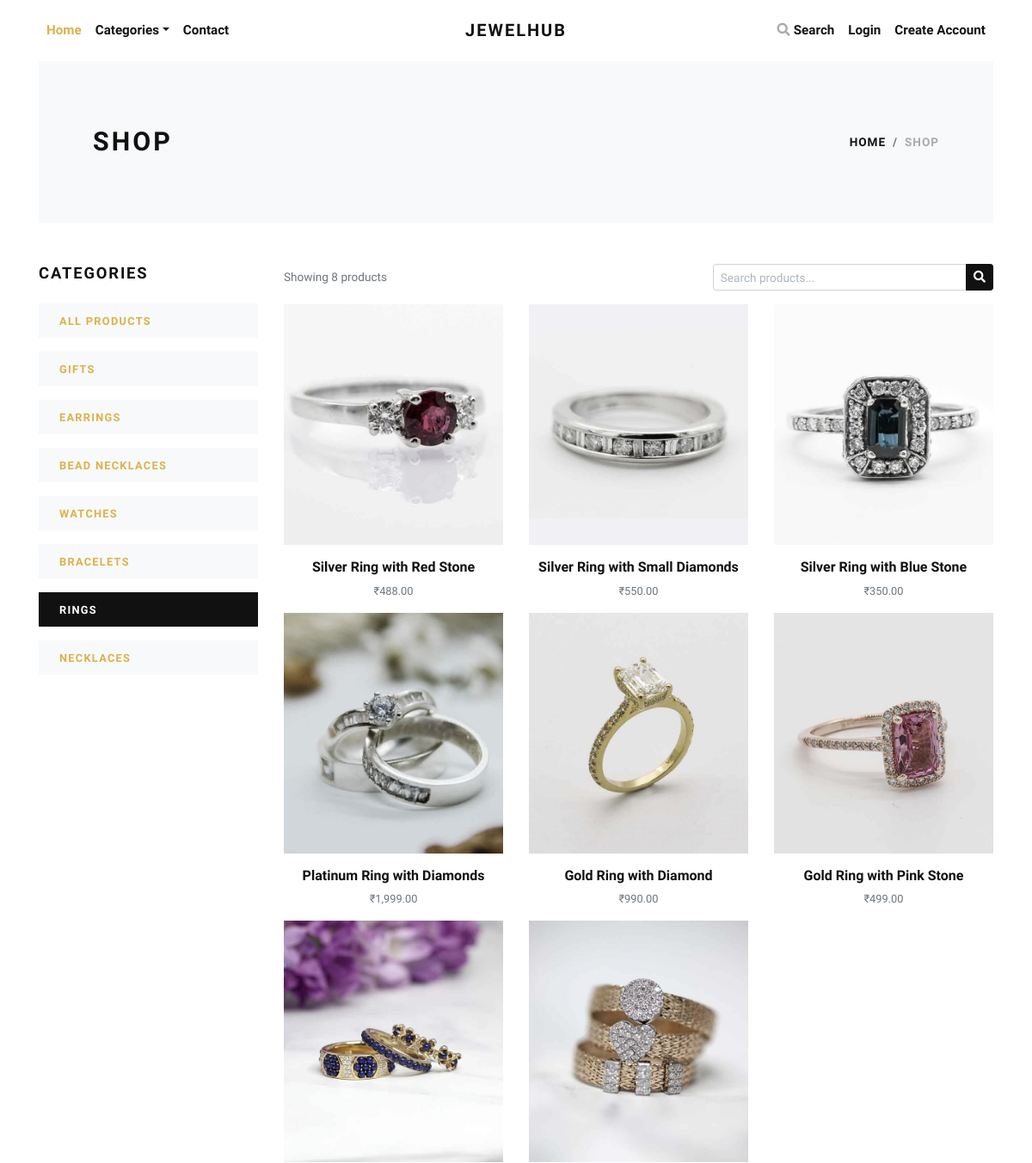
/shop/?category=rings (upper part), run on an earlier commit of the app's database.
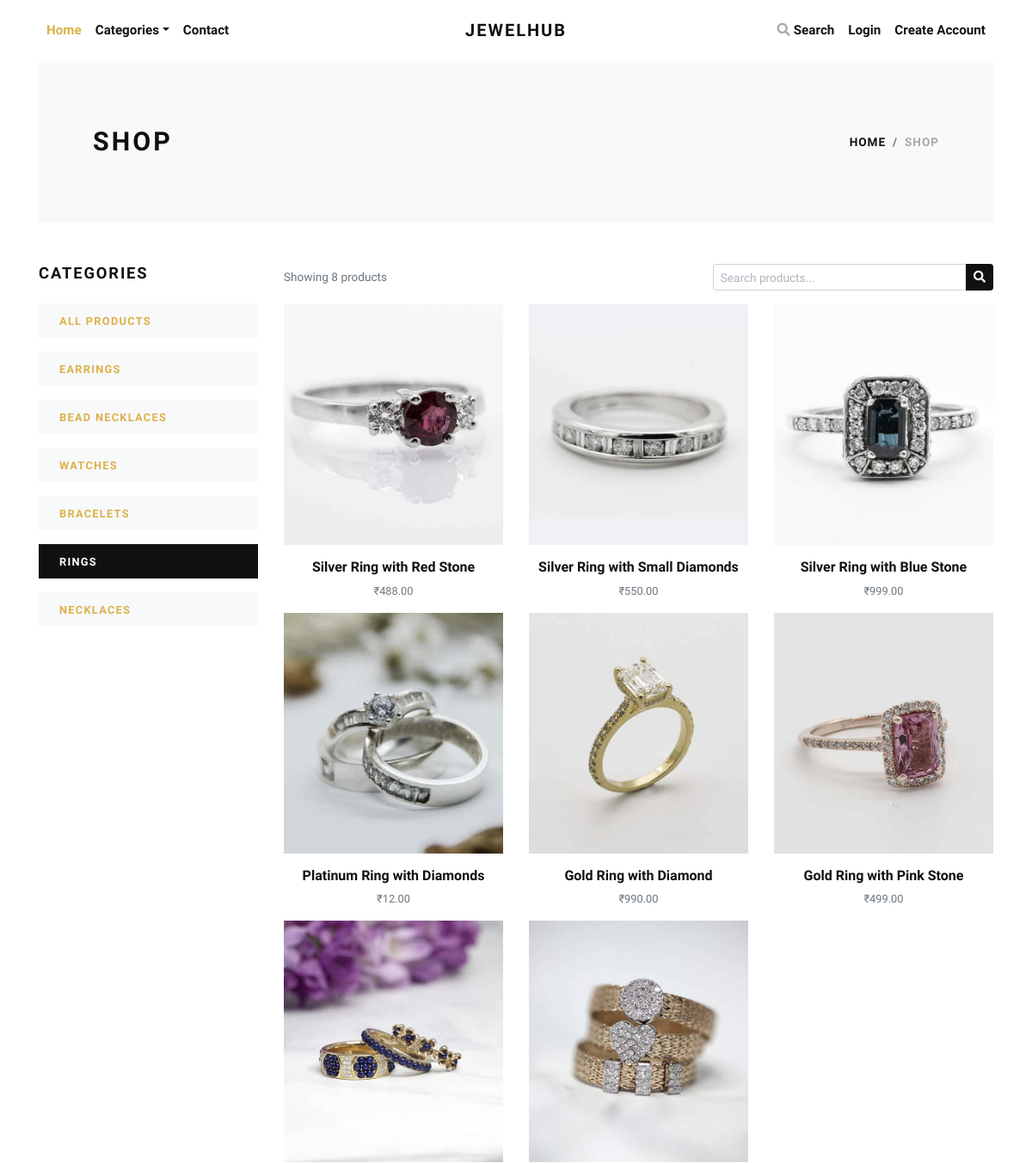
And on a later commit of the database.
### store/models.py (models this page shows, shortened)
class Category(models.Model):
    title = models.CharField(max_length=50, verbose_name="Category Title")
    slug = models.SlugField(max_length=55, verbose_name="Category Slug")
    description = models.TextField(blank=True, verbose_name="Category Description")
    category_image = models.ImageField(upload_to='category', blank=True, null=True, verbose_name="Category Image")
    is_active = models.BooleanField(verbose_name="Is Active?")
    is_featured = models.BooleanField(verbose_name="Is Featured?")
    created_at = models.DateTimeField(auto_now_add=True, verbose_name="Created Date")
    updated_at = models.DateTimeField(auto_now=True, verbose_name="Updated Date")
    class Meta:
        verbose_name_plural = 'Categories'
        ordering = ('-created_at', )

class Product(models.Model):
    title = models.CharField(max_length=150, verbose_name="Product Title")
    slug = models.SlugField(max_length=160, verbose_name="Product Slug")
    sku = models.CharField(max_length=255, unique=True, verbose_name="Unique Product ID (SKU)")
    short_description = models.TextField(verbose_name="Short Description")
    detail_description = models.TextField(blank=True, null=True, verbose_name="Detail Description")
    product_image = models.ImageField(upload_to='product', blank=True, null=True, verbose_name="Product Image")
    price = models.DecimalField(max_digits=8, decimal_places=2)
    category = models.ForeignKey(Category, verbose_name="Product Categoy", on_delete=models.CASCADE)
    is_active = models.BooleanField(verbose_name="Is Active?")
    is_featured = models.BooleanField(verbose_name="Is Featured?")
    created_at = models.DateTimeField(auto_now_add=True, verbose_name="Created Date")
    updated_at = models.DateTimeField(auto_now=True, verbose_name="Updated Date")
    class Meta:
        verbose_name_plural = 'Products'
        ordering = ('-created_at', )

### store/views.py (the view, shortened to what this page needs)
# urls.py: path('shop/', views.shop, name="shop"),
def shop(request):
    query = request.GET.get('q', '').strip()
    category_slug = request.GET.get('category', '').strip()
    products = Product.objects.filter(is_active=True)
    selected_category = None
    if category_slug:
        products = products.filter(category__slug=category_slug)
        selected_category = Category.objects.filter(is_active=True, slug=category_slug).first()
    categories = Category.objects.filter(is_active=True)
    context = {
        'products': products.order_by('-created_at'),
        'categories': categories,
        'query': query,
        'selected_category': selected_category,
        'results_count': products.count(),
    }
    return render(request, 'store/shop.html', context)

### store/context_preprocessors.py (called while the page is built)
def store_menu(request):
    categories = Category.objects.filter(is_active=True)
    context = {
        'categories_menu': categories,
    }
    return context

def cart_menu(request):
    if request.user.is_authenticated:
        cart_items= Cart.objects.filter(user=request.user)
        context = {
            'cart_items': cart_items,
        }
    else:
        context = {}
    return context

### templates/store/shop.html (shortened to what the changed rows need)
{% extends 'base.html' %}
{% load static %}
{% load humanize %}
{% block content %}
<div class="container">
  <section class="py-5 bg-light">
    <div class="container">
      <div class="row px-4 px-lg-5 py-lg-4 align-items-center">
        <div class="col-lg-6">
          <h1 class="h2 text-uppercase mb-0">Shop</h1>
        </div>
      </div>
    </div>
  </section>
  <section class="py-5">
    <div class="container p-0">
      <div class="row">
        <div class="col-lg-3 order-2 order-lg-1">
          {% for category in categories %}
            <a href="{% url 'store:shop' %}?category={{ category.slug }}{% if query %}&q={{ query|urlencode }}{% endif %}" class="d-block mb-3">
              <div class="py-2 px-4 {% if selected_category and selected_category.slug == category.slug %}bg-dark text-white{% else %}bg-light{% endif %}">
                <strong class="small text-uppercase font-weight-bold">{{ category.title }}</strong>
              </div>
            </a>
          {% endfor %}
        </div>
        <div class="col-lg-9 order-1 order-lg-2 mb-5 mb-lg-0">
          <div class="row">
            {% for product in products %}
              <div class="col-lg-4 col-sm-6">
                <div class="product text-center">
                  <div class="position-relative mb-3">
                    <a class="d-block" href="{% url 'store:product-detail' product.slug %}">
                      {% if product.product_image %}
                        <img class="img-fluid w-100" src="{{ product.product_image.url }}" alt="{{ product.title }}">
                      {% else %}
                        <img class="img-fluid w-100" src="{% static 'img/product-1.jpg' %}" alt="{{ product.title }}">
                      {% endif %}
                    </a>
                  </div>
                  <h6><a class="reset-anchor" href="{% url 'store:product-detail' product.slug %}">{{ product.title }}</a></h6>
                  <p class="small text-muted">₹{{ product.price|intcomma }}</p>
                </div>
              </div>
            {% empty %}
              <div class="col-12">
                <div class="alert alert-warning" role="alert">
                  No products found{% if query %} for "{{ query }}"{% endif %}. Try a different keyword.
                </div>
              </div>
            {% endfor %}
          </div>
        </div>
      </div>
    </div>
  </section>
</div>
{% endblock content %}

What changed in the data, as far as the page shows it:
no longer on this page (row edited): Category: title "GIFTS"
changed Product "Silver Ring with Blue Stone": price "350.00" → "999.00"
changed Product "Platinum Ring with Diamonds": price "1,999.00" → "12.00"
